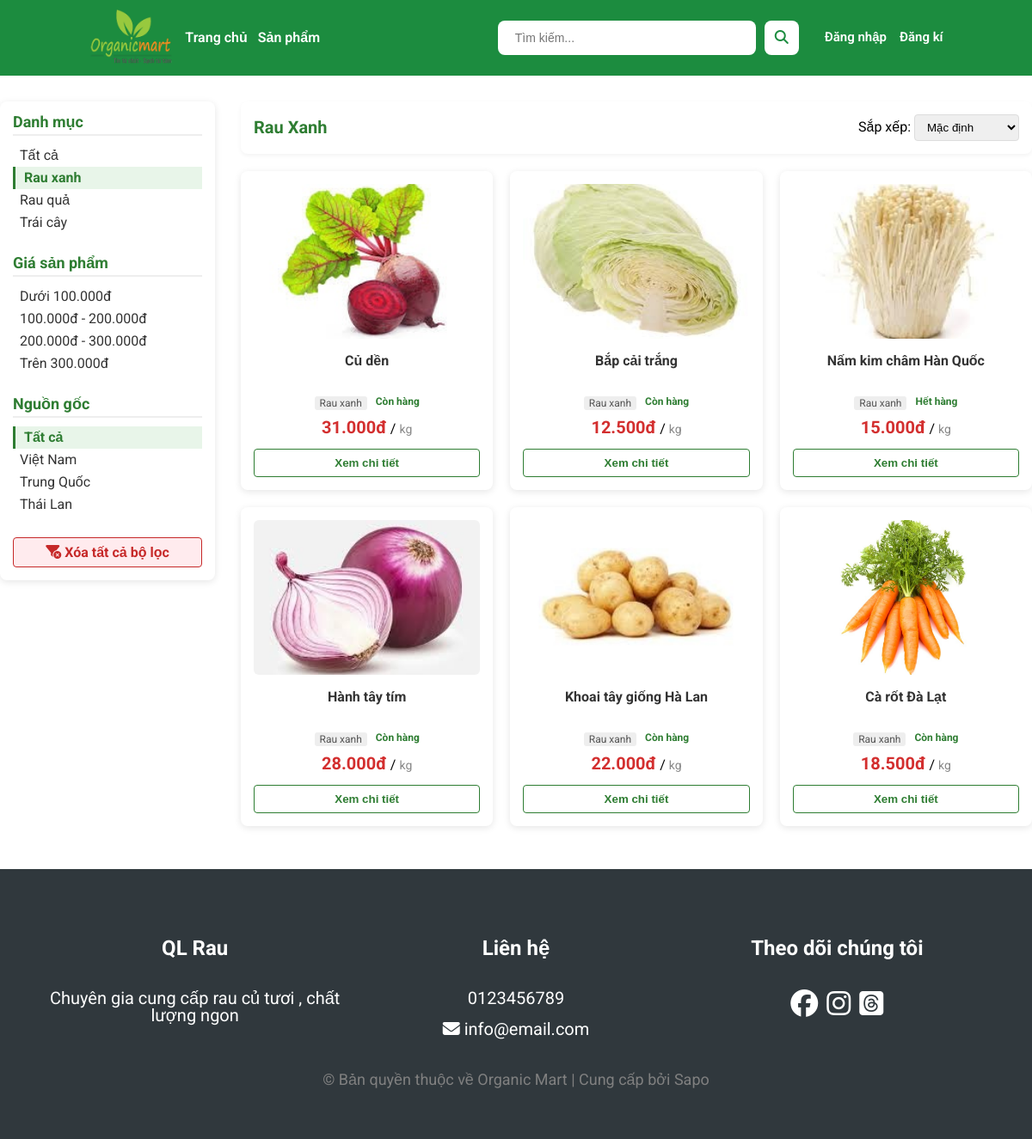
The page /products.php?type=rau_xanh on the database its author committed.
### tables this page shows
create table if not EXISTS Products
(
    id int PRIMARY KEY AUTO_INCREMENT ,
    name varchar(50) UNIQUE NOT NULL ,
    type ENUM('rau_xanh', 'rau_qua', 'trai_cay') NOT NULL,
    status ENUM('con_hang','het_hang') NOT NULL,
    price double not null,
    image varchar(255) DEFAULT null,
    productDesc varchar(255), 
    nation varchar(255)
    
);

### products.php (the view, shortened to what this page needs)
<?php
include('connect.php');
function createUrl($key, $value) {
    $params = $_GET;
    if ($value === '') {
        unset($params[$key]);
    } else {
        $params[$key] = $value;
    }
    return '?' . http_build_query($params);
}
$currentType = isset($_GET['type']) ? $_GET['type'] : '';
$currentNation = isset($_GET['nation']) ? $_GET['nation'] : '';
$currentPriceRange = isset($_GET['price_range']) ? $_GET['price_range'] : '';
$sortOption = isset($_GET['sort']) ? $_GET['sort'] : '';
$keyword = isset($_GET['keyword']) ? trim($_GET['keyword']) : '';
$whereClauses = [];
if ($currentType) {
    $safeType = mysqli_real_escape_string($conn, $currentType);
    $whereClauses[] = "type = '$safeType'";
}
$orderSql = "ORDER BY id DESC";
$whereSql = "";
if (count($whereClauses) > 0) {
    $whereSql = "WHERE " . implode(' AND ', $whereClauses);
}
$sql = "SELECT * FROM Products $whereSql $orderSql";
$result = mysqli_query($conn, $sql);
?>
<!DOCTYPE html>
<html lang="vi">
<head>
    <link rel="stylesheet" href="./css/products.css">
</head>
<body>
    <?php include 'src/components/header.php'; ?>
    <div>
        <div class="product-main container">
            <div class="side-bar">
                <div class="side-bar__components">
                    <h3>Danh mục</h3>
                    <ul class="side-bar__categorys">
                        <li><a href="<?php echo createUrl('type', ''); ?>"
                                class="<?= $currentType == '' ? 'active' : '' ?>">Tất cả</a></li>
                        <li><a href="<?php echo createUrl('type', 'rau_xanh'); ?>"
                                class="<?= $currentType == 'rau_xanh' ? 'active' : '' ?>">Rau xanh</a></li>
                        <li><a href="<?php echo createUrl('type', 'rau_qua'); ?>"
                                class="<?= $currentType == 'rau_qua' ? 'active' : '' ?>">Rau quả</a></li>
                        <li><a href="<?php echo createUrl('type', 'trai_cay'); ?>"
                                class="<?= $currentType == 'trai_cay' ? 'active' : '' ?>">Trái cây</a></li>
                    </ul>
                </div>
                <div class="side-bar__components">
                    <h3>Giá sản phẩm</h3>
                    <ul class="side-bar__categorys">
                        <li><a href="<?php echo createUrl('price_range', 'under100'); ?>"
                                class="<?= $currentPriceRange == 'under100' ? 'active' : '' ?>">Dưới 100.000đ</a></li>
                        <li><a href="<?php echo createUrl('price_range', '100-200'); ?>"
                                class="<?= $currentPriceRange == '100-200' ? 'active' : '' ?>">100.000đ - 200.000đ</a>
                        </li>
                        <li><a href="<?php echo createUrl('price_range', '200-300'); ?>"
                                class="<?= $currentPriceRange == '200-300' ? 'active' : '' ?>">200.000đ - 300.000đ</a>
                        </li>
                        <li><a href="<?php echo createUrl('price_range', 'over300'); ?>"
                                class="<?= $currentPriceRange == 'over300' ? 'active' : '' ?>">Trên 300.000đ</a></li>
                    </ul>
                </div>
                <div class="side-bar__components">
                    <h3>Nguồn gốc</h3>
                    <ul class="side-bar__categorys">
                        <li><a href="<?php echo createUrl('nation', ''); ?>"
                                class="<?= $currentNation == '' ? 'active' : '' ?>">Tất cả</a></li>
                        <li><a href="<?php echo createUrl('nation', 'VietNam'); ?>"
                                class="<?= $currentNation == 'VietNam' ? 'active' : '' ?>">Việt Nam</a></li>
                        <li><a href="<?php echo createUrl('nation', 'TrungQuoc'); ?>"
                                class="<?= $currentNation == 'TrungQuoc' ? 'active' : '' ?>">Trung Quốc</a></li>
                        <li><a href="<?php echo createUrl('nation', 'ThaiLan'); ?>"
                                class="<?= $currentNation == 'ThaiLan' ? 'active' : '' ?>">Thái Lan</a></li>
                    </ul>
                </div>
                <?php if($currentType || $currentNation || $currentPriceRange || $keyword): ?>
                <a href="products.php" class="btn-reset-filter">
                    <i class="fa-solid fa-filter-circle-xmark"></i> Xóa tất cả bộ lọc
                </a>
                <?php endif; ?>
            </div>
            <div class="content">
                <div class="content__funtion">
                    <h2>
                        <?php
                            if($keyword) {
                                echo "Tìm thấy: \"$keyword\"";
                            } elseif($currentType == 'rau_xanh') {
                                echo 'Rau Xanh';
                            } elseif($currentType == 'rau_qua') {
                                echo 'Rau Quả';
                            } elseif($currentType == 'trai_cay') {
                                echo 'Trái Cây';
                            } else {
                                echo 'Tất cả sản phẩm';
                            }
                        ?>
                    </h2>
                    <form method="GET" class="sort-box">
                        <label for="sort">Sắp xếp: </label>
                        <select name="sort" id="sort" onchange="this.form.submit()">
                            <option value="default" <?php if($sortOption == 'default') echo 'selected'; ?>>Mặc định
                            </option>
                        </select>
                    </form>
                </div>
                <div class="content__product">
                    <div class="content__product-list">
                        <?php
                        if ($result && mysqli_num_rows($result) > 0) {
                            while ($row = mysqli_fetch_assoc($result)) {
                                $typeText = '';
                                if ($row['type'] == 'rau_xanh') $typeText = 'Rau xanh';
                                elseif ($row['type'] == 'rau_qua') $typeText = 'Rau quả';
                                elseif ($row['type'] == 'trai_cay') $typeText = 'Trái cây';
                                else $typeText = 'Khác';
                                $statusText = ($row['status'] == 'con_hang') ? 'Còn hàng' : 'Hết hàng';
                        ?>
                        <div class="content__product-item">
                            <img src="./assets/images/product/<?php echo $row['image']; ?>"
                                alt="<?php echo $row['name']; ?>" />
                            <h3 class="content__product-name"><?php echo $row['name']; ?></h3>
                            <div class="content__product-status-type">
                                <span class="content__product-type"><?php echo $typeText; ?></span>
                                <span class="content__product-status"><?php echo $statusText; ?></span>
                            </div>
                            <p class="content__product-price-unit">
                                <span
                                    class="content__product-price"><?php echo number_format($row['price'], 0, ',', '.'); ?>đ</span>
                                <span>/</span>
                                <span class="content__product-unit">kg</span>
                            </p>
                            <a href="productDetail.php?id=<?php echo $row['id']; ?>">
                                <button class="content__product-detail">Xem chi tiết</button>
                            </a>
                        </div>
                        <?php
                            }
                        } else {
                            echo "<div class='no-product-found'>
                                    <i class='fa-solid fa-magnifying-glass'></i>
                                    <p>Không tìm thấy sản phẩm nào!</p>
                                    <a href='products.php' class='back-link'>Xem tất cả sản phẩm</a>
                                  </div>";
                        }
                        ?>
                    </div>
                </div>
            </div>
        </div>
    </div>
    <?php include 'src/components/footer.php'; ?>
</body>
</html>

### css/products.css (style rules this page uses)
.product-main { display: flex; gap: 30px; margin-top: 30px; margin-bottom: 50px; align-items: flex-start; }
.side-bar { width: 250px; flex-shrink: 0; background: #fff; padding: 15px; border-radius: 8px; box-shadow: 0 2px 8px rgba(0, 0, 0, 0.1); }
.side-bar__components { margin-bottom: 25px; }
.side-bar__components h3 { font-size: 18px; font-weight: bold; color: #2e7d32; margin-bottom: 10px; border-bottom: 2px solid #eee; padding-bottom: 5px; }
.side-bar__categorys { list-style: none; padding-left: 0; }
.side-bar__categorys li a { text-decoration: none; color: #333; transition: all 0.2s; display: block; padding: 5px 0; border-left: 3px solid transparent; padding-left: 5px; }
.side-bar__categorys li a.active { color: #2e7d32; font-weight: bold; border-left: 3px solid #2e7d32; padding-left: 10px; background-color: #e8f5e9; }
.btn-reset-filter { display: block; text-align: center; margin-top: 15px; padding: 8px; background-color: #ffebee; color: #c62828; border: 1px solid #c62828; border-radius: 4px; text-decoration: none; font-weight: bold; transition: 0.3s; }
.content { flex-grow: 1; }
.content__funtion { display: flex; justify-content: space-between; align-items: center; margin-bottom: 20px; padding: 15px; background-color: #fff; border-radius: 8px; box-shadow: 0 2px 5px rgba(0, 0, 0, 0.05); }
.content__funtion h2 { margin: 0; color: #2e7d32; font-size: 20px; font-weight: bold; }
.sort-box select { padding: 6px 10px; border: 1px solid #ddd; border-radius: 4px; outline: none; cursor: pointer; }
.content__product-list { display: grid; grid-template-columns: repeat(3, 1fr); gap: 20px; }
.content__product-item { background: #fff; padding: 15px; border-radius: 8px; box-shadow: 0 2px 8px rgba(0, 0, 0, 0.1); transition: transform 0.2s, box-shadow 0.2s; text-align: center; display: flex; flex-direction: column; justify-content: space-between; }
.content__product-item img { width: 100%; height: 180px; object-fit: cover; border-radius: 6px; margin-bottom: 15px; }
.content__product-name { font-size: 16px; font-weight: bold; color: #333; margin-bottom: 8px; line-height: 1.4; height: 44px; overflow: hidden; }
.content__product-status-type { display: flex; justify-content: center; gap: 10px; margin-bottom: 10px; font-size: 12px; }
.content__product-type { color: #555; background: #eee; padding: 2px 6px; border-radius: 3px; }
.content__product-status { color: #2e7d32; font-weight: bold; }
.content__product-price-unit { margin-bottom: 15px; }
.content__product-price { color: #d32f2f; font-size: 20px; font-weight: bold; }
.content__product-unit { color: #888; font-size: 14px; }
.content__product-detail { background-color: #fff; color: #2e7d32; border: 1px solid #2e7d32; padding: 8px 0; width: 100%; border-radius: 4px; cursor: pointer; font-weight: bold; transition: 0.3s; }

### css/main.css (style rules this page uses)
* { margin: 0; padding: 0; box-sizing: border-box; }
body { font-family: "Roboto", sans-serif; }
.container { max-width: 1200px; margin: auto; }

### rows shown on the page
products: image (picture), name "Củ dền", type "Rau xanh", status "Còn hàng", price "31.000"
products: image (picture), name "Bắp cải trắng", type "Rau xanh", status "Còn hàng", price "12.500"
products: image (picture), name "Nấm kim châm Hàn Quốc", type "Rau xanh", status "Hết hàng", price "15.000"
products: image (picture), name "Hành tây tím", type "Rau xanh", status "Còn hàng", price "28.000"
products: image (picture), name "Khoai tây giống Hà Lan", type "Rau xanh", status "Còn hàng", price "22.000"
products: image (picture), name "Cà rốt Đà Lạt", type "Rau xanh", status "Còn hàng", price "18.500"
